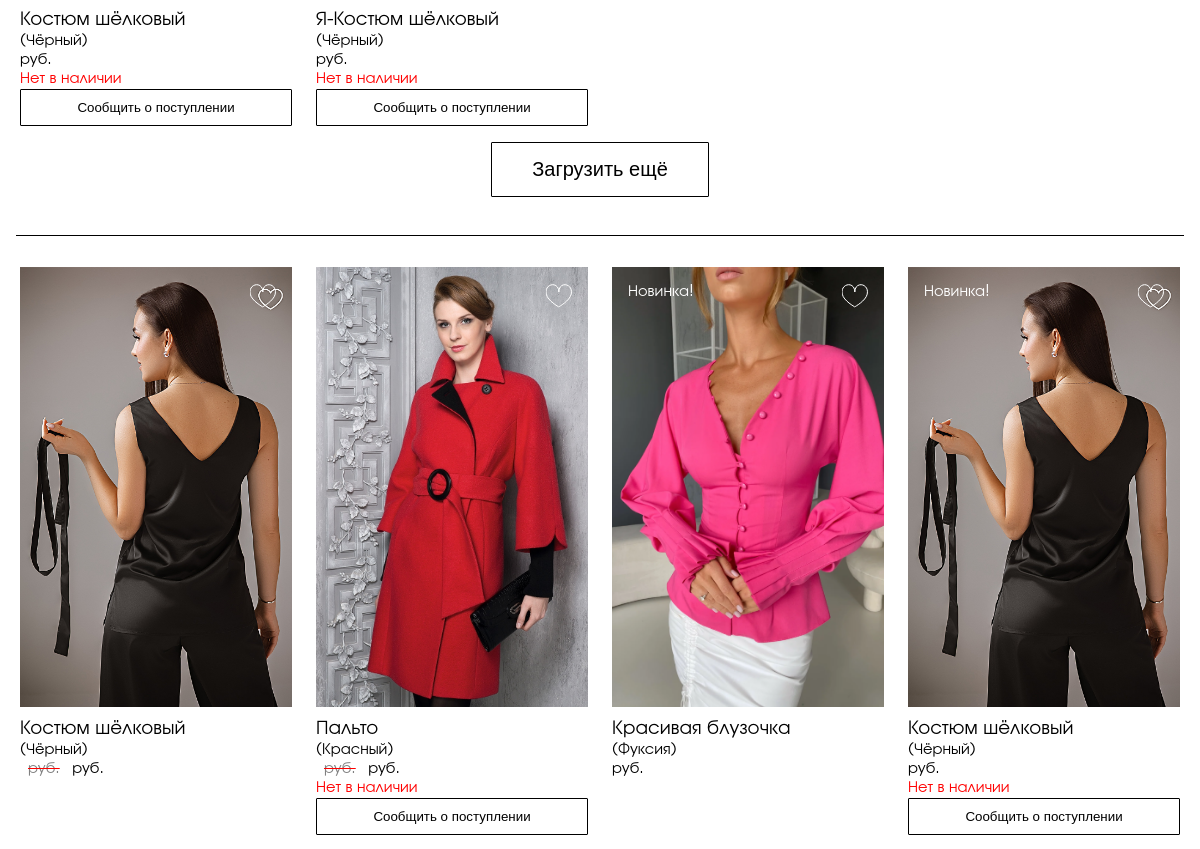
/lms/ (middle part), run on an earlier commit of the app's database.
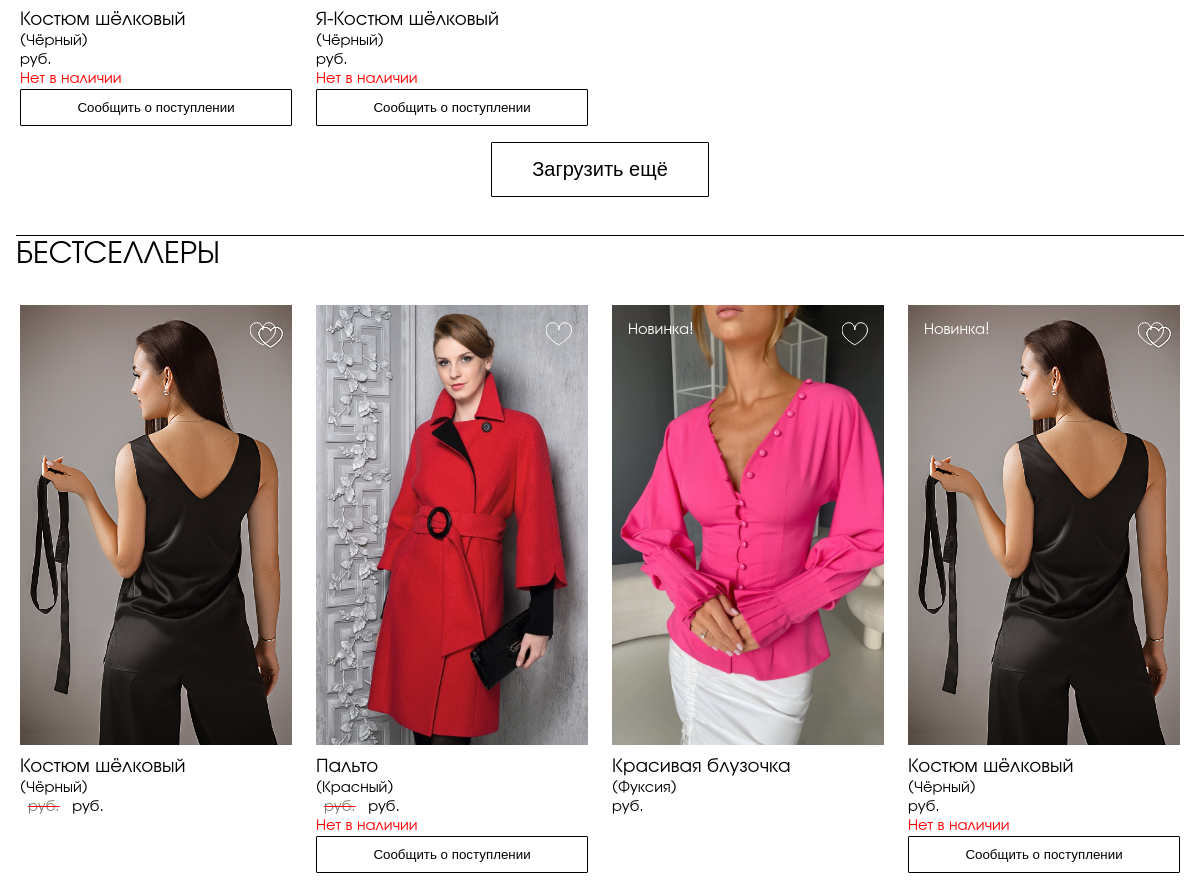
And on a later commit of the database.
### lms/models.py (models this page shows, shortened)
class DbItem(models.Model):
    created_at = models.DateTimeField(auto_now_add=True)
    updated_at = models.DateTimeField(auto_now=True)
    class Meta:
        abstract: bool = True

class Product(DbItem):
    article = models.CharField(primary_key=True, max_length=100, validators=[Tunable.validate_article])     # внутренний артикул
    title = models.CharField(max_length=100)                                                                # название
    slug = models.SlugField(unique=True, max_length=200)                                                    # слаг
    description = models.TextField(null=True, blank=True)                                                   # описание
    color = models.CharField(max_length=50, null=True, blank=True)                                          # цвет
    actual_price = MoneyField(
        max_digits=14,
        decimal_places=2,
        default_currency='RUR',
        validators=[MinValueValidator(0.01)])                                                               # цена
    old_price = MoneyField(
        max_digits=14,
        decimal_places=2,
        default_currency='RUR',
        null=True,
        blank=True,
        validators=[MinValueValidator(0.01)])                                                               # старая цена (до акции), null -- нет акции
    sales_quantity = models.BigIntegerField(default=0, validators=[MinValueValidator(0)])                   # количество продаж
    published_at = models.DateTimeField(null=True, blank=True, default=timezone.now)                        # время публикации(опубликован, если published_at < now())
    categories = models.ManyToManyField(Category, related_name="products")                                  # категории
    class PublishedManager(models.Manager):
        def get_queryset(self):
            return super().get_queryset().exclude(published_at=None).filter(published_at__lte=timezone.now())
    class BestsellersManager(PublishedManager):
        def get_queryset(self):
            return super().get_queryset().order_by('-sales_quantity')
    objects = models.Manager()
    published = PublishedManager()
    bestsellers = BestsellersManager()
    images: QuerySet                                                                            # -- Just for IDE syntax analyzer --
    sizes: QuerySet
    attributes: QuerySet
    orders: QuerySet
    class Meta:
        ordering = ["published_at"]
        indexes = [models.Index(fields=["title"])]
    @property
    def primary_image(self):
        query = self.images.filter(primary=True)
        return query.first() if query.exists() else None
    @property
    def in_stock(self):
        return self.sizes.filter(quantity__gt=0).exists()
    @property
    def novelty(self):
        return (datetime.now().date() - self.published_at.date()).days < 30 if self.published_at else False

class Parameter(DbItem):
    key = models.CharField(primary_key=True, max_length=50)                                     # -- ключ --
    value = models.CharField(max_length=250)                                                    # -- значение --
    in_context = models.BooleanField(default=True)                                              # -- используется в контексте --
    description = models.TextField(null=True, blank=True)                                       # -- описание --
    @staticmethod
    def value_of(key, default=""):
        try:
            return Parameter.objects.get(pk=key).value
        except Parameter.DoesNotExist:
            return default

class Image(DbItem):
    primary = models.BooleanField()                                                             # основное изображение?
    image = models.ImageField(upload_to='products/%Y/%m/%d')                                    # картинка
    product = models.ForeignKey(Product, related_name="images", on_delete=models.CASCADE)       # товар
    class PrimariesManager(models.Manager):
        def get_queryset(self):
            return super().get_queryset().filter(primary=True)
    objects = models.Manager()
    primaries = PrimariesManager()

### lms/views.py (the view, shortened to what this page needs)
# urls.py: path('', IndexView.as_view(), name='index'),
class IndexView(View):
    page_size = 10
    default_order = 'novelties-first'
    ordering = {
        default_order: ("Порядок: по умолчанию", lambda q: q.order_by('-published_at')),  # TODO -- move labels to parameters! --
        'price-asc': ("Цена: по возрастанию", lambda q: q.order_by('actual_price')),
        'price-dsc': ("Цена: по убыванию", lambda q: q.order_by('-actual_price')),
        'title-asc': ("Название: А-Я", lambda q: q.order_by('title')),
        'title-dsc': ("Название: Я-А", lambda q: q.order_by('-title')),
    }
    @property
    def template_name(self):
        return 'lms/index.html'
    def get(self, request, *_, **__):
        page = request.GET.get('page')
        order = request.GET.get('order')
        order = order if order in IndexView.ordering else IndexView.default_order
        products = IndexView.ordering[order][1](Product.published.all())
        bestsellers = Product.bestsellers.all()
        pd_pgn = Paginator(products, IndexView.page_size)
        bs_pgn = Paginator(bestsellers, IndexView.page_size)
        favorites = CustomerInfo(request).favorites
        if not page:
            return render(request, self.template_name, {
                'page_title': Parameter.value_of("title_main_page", "Главная"),
                'products': pd_pgn.page(1),
                'bestsellers': bs_pgn.page(1),
                'product_pages': pd_pgn.num_pages,
                'bestseller_pages': bs_pgn.num_pages,
                'order': order,
                'order_variants': {order_value: order_item[0] for order_value, order_item in IndexView.ordering.items()},
                'favorites': favorites,
                'scui_form': ShortCustomerInfoForm(),
            })

### customerinfo/customerinfo.py (called while the page is built)
    def _get_or_create_item(self, key, builder, save=False):
        try:
            result = self._info[key]
        except KeyError:
            result = self._info[key] = builder()
            if save:
                self.save()
        return result

    def _get_or_create_favorites(self):
        return self._get_or_create_item("favorites", list)

    @property
    def favorites(self):
        return set(self._get_or_create_favorites())

### lms/processors/processors.py (called while the page is built)
def parameters_processor(_):  # TODO -- dont forget fixtures for params! --
    return {
        f'param_{p.key}': p.value for p in Parameter.objects.filter(in_context=True)
    }

### lms/templates/lms/index.html (shortened to what this page needs)
{% extends "lms/std_page.html" %}
{% load static %}
{% load custom_tags %}
{% block page_content %}
{% include "lms/include/catalogue-type-A.html" with title=param_title_catalogue pages=product_pages kind="pd" variants=order_variants selector_id="order-selector" %}
{% include "lms/include/catalogue-type-A.html" with title=param_title_bestsellers products=bestsellers pages=bestseller_pages kind="bs" %}
{% endblock %}

### lms/templates/lms/std_page.html (shortened to what this page needs)
{% extends "lms/base.html" %}

### lms/templates/lms/base.html (shortened to what this page needs)
<!DOCTYPE html>
{% load static %}
<html>
<head>
  <link href="{% static "css/lms.css" %}" rel="stylesheet">
</head>
<body>
  <div class="content">
    <main class="page">
      {% block page_content %}
      {% endblock %}
    </main>
  </div>
</body>
</html>

### lms/templates/lms/include/navigation.html (shortened to what this page needs)
{% load static %}

### lms/templates/lms/include/ad-block.html (shortened to what this page needs)
{% load static %}

### lms/templates/lms/include/catalogue-type-A.html (shortened to what this page needs)
{% if variants %}
<h1 class="with-selector">
    <span>{{title}}</span>
    <div class="selector-container">{% include "lms/include/selector.html" %}</div>
</h1>
{% else %}
<h1>{{title}}</h1>
{% endif %}
<div id="{{kind}}-list" class="catalogue">{% include "lms/include/product-list-type-A.html" with card_type="catalogue" %}</div>
{% if pages > 1 %}
<div class="toolbar"><button id="{{kind}}-upd-btn" class="medium" onclick="{{kind}}_update();">{{param_label_load_more}}</button></div>
{% endif %}

### lms/templates/lms/include/product-list-type-A.html
{% for product in products %}
<div>
{% include "lms/include/product-card-type-A.html" with card_type="catalogue" %}
</div>
{% endfor %}

### lms/templates/lms/include/product-card-type-A.html
{% load thumbnail %}
<figure>
  {% with product.primary_image as img %}
  {% if img %}
  {% if card_type == "catalogue" %}
  <div class="p-card-a"
       style="background-image: url('{% thumbnail img.image 220x0 %}');"
       onclick="if(event.eventPhase==event.AT_TARGET) show_product_details('{% url 'lms:product_details' slug=product.slug %}');">
  {% else %}
  <div class="p-card-a details"
       style="background-image: url('{% thumbnail img.image 220x0 %}');">
  {% endif%}
    {% if product.novelty %}
    <label class="white">{{param_label_novelty}}</label>
    {% endif %}
    {% if product.article in favorites %}
    {% include "lms/include/heart.html" with checked="checked" %}
    {% else %}
    {% include "lms/include/heart.html" with checked="unchecked" %}
    {% endif %}
  </div>
  {% else %}
  <div class="p-card-a">
    <h3>Изображение отсутствует</h3>
  </div>
  {% endif %}
  {% endwith %}
  {% if card_type == "catalogue" %}
  <figcaption>
  {% include "lms/include/product-description.html" %}
  </figcaption>
  {% endif %}
</figure>

### lms/templates/lms/include/heart.html (shortened to what this page needs)
<label class="heart">
</label>

### lms/templates/lms/include/product-description.html (shortened to what this page needs)
{% load custom_tags %}
{% if card_type == "catalogue" %}
<span class="like-title">{{product.title}}</span><br/>
({{product.color|default:param_message_color_missed}})<br/>
{% if product.old_price %}<span class="old_price">{{product.old_price.amount}} {{param_label_currency}}</span>{% endif %}{{product.actual_price.amount}} {{param_label_currency}}<br/>
{% if not product.in_stock %}<span class="red">{{param_label_not_available}}<br/></span><button class="w-100" onclick="notify_delivery('{{product.article}}')">{{param_label_notify_delivery}}</button>{% endif %}
{% else %}
<p>TODO Исправить! Неизвестный тип карточки!</p>
{% endif %}

### lms/templates/lms/include/page-footer.html (shortened to what this page needs)
{% load static %}

### lms/static/css/lms.css (style rules this page uses)
:root { --LeadingHeight: 3rem; --FooterHeight: 3rem; --DefPadding: 1em; --Fonts: 'URW Gothic', helvetica, sans-serif; --ZixContent: 10; --ZixLeading: 20; --ZixPanels: 30; --ZixTop: 40; --CatItemWidth: 17rem; --ScartFigWidth: 7rem; --HeartSize: 1.6rem; --Gap: var(--DefPadding); }
* { outline: 0; -webkit-user-select: none; -khtml-user-select: none; -moz-user-select: none; -ms-user-select: none; user-select: none; }
body, aside, .content, .leading { margin: 0; padding: 0; font-family: var(--Fonts); }
.content { position: static; left: 0; right: 0; display: flex; flex-flow: column; z-index: var(--ZixContent); }
main.page { padding: var(--DefPadding) }
.catalogue { display: grid; grid-template-columns: repeat(auto-fit, minmax(var(--CatItemWidth), 1fr)); gap: var(--Gap); }
.catalogue > * { display: flex; flex-flow: column; place-items: center; }
.catalogue > * > * { max-width: calc(var(--CatItemWidth)); min-width: calc(var(--CatItemWidth)); }
figure { margin: 0; }
figcaption { margin-top: 10px; }
.p-card-a { display: flex; flex-flow: row; background-size: cover; background-position: center center; background-repeat: no-repeat; max-height: calc(var(--CatItemWidth) * 1.5); min-height: calc(var(--CatItemWidth) * 1.5); padding: var(--DefPadding) }
.heart { margin-left: auto; max-height: calc(1.2 * var(--HeartSize)); }
h1 { font-weight:normal; border-top:1px solid black; padding:0 0 10px 0; }
h1, h2, h3, h4, h5, h6 { text-transform: uppercase; }
.old_price { text-decoration: line-through red; color: gray; margin-right: 0.5rem; margin-left: 0.5rem; }
.toolbar { background: none; display: flex; flex-flow: column; place-items: center; padding: var(--DefPadding) }
.like-title { font-size: 1.25rem; }
.white { color: white; }
.red { color: red; }
.w-100 { width: 100%; }
button, input[type="submit"] { border: solid black thin; border-radius: 1px; color: black; background: none; box-shadow: none; padding: calc(0.75 * var(--DefPadding)) calc(2 * var(--DefPadding)); cursor: pointer; text-decoration: none; }
button.medium, input[type="submit"].medium { font-size: 1.25rem; }

What changed in the data, as far as the page shows it:
added Parameter: value "БЕСТСЕЛЛЕРЫ"
